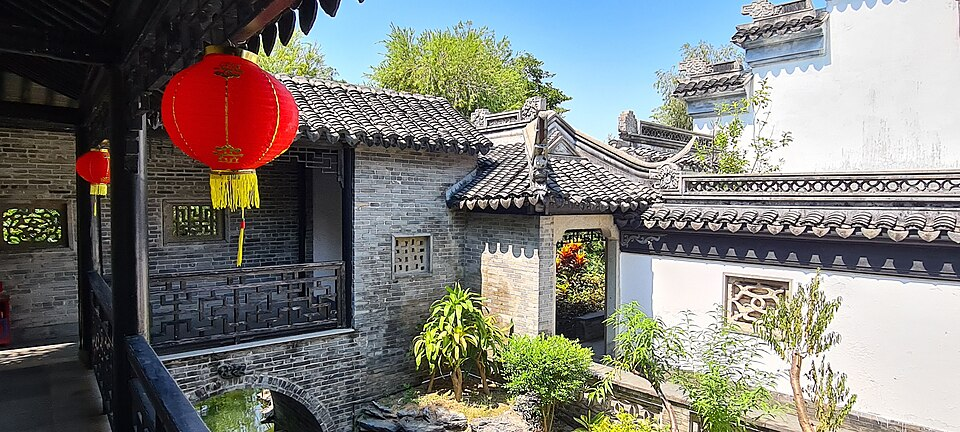
#> input picture 02_数据/refs_src/academy2_00.jpg, 960 x 432 px; its folder holds only this picture in this run
$ python _ref_sheet.py
#> lines starting #> are read from the running program, lines starting #| are printed output that depends on the picture
import glob, os
import cv2, numpy as np
files = sorted(glob.glob('02_数据/refs_src/*.jpg'))
tiles = []
for f in files:
    im = cv2.imdecode(np.fromfile(f, dtype=np.uint8), cv2.IMREAD_COLOR)
#> im is the input picture: shape (432, 960, 3); mean B, G, R 120.4, 124.9, 125.8
    if im is None: continue
    im = cv2.resize(im, (260, 200))
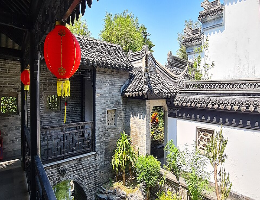
#> im: shape (200, 260, 3); mean B, G, R 120.3, 124.9, 125.8
    cv2.rectangle(im, (0,0), (260,24), (0,0,0), -1)
    cv2.putText(im, os.path.basename(f)[:28], (3,17), cv2.FONT_HERSHEY_SIMPLEX, 0.45, (255,255,255), 1, cv2.LINE_AA)
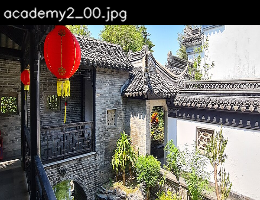
#> im: shape (200, 260, 3); mean B, G, R 102.1, 108.6, 112.7
    tiles.append(im)
cols = 5
rows = (len(tiles)+cols-1)//cols
#> rows = 1
sheet = np.zeros((rows*200, cols*260, 3), np.uint8)
for i, t in enumerate(tiles):
    r, c = divmod(i, cols)
    sheet[r*200:(r+1)*200, c*260:(c+1)*260] = t
#> this loop made 1 pass
#> (r, c) on pass 1: (0, 0)
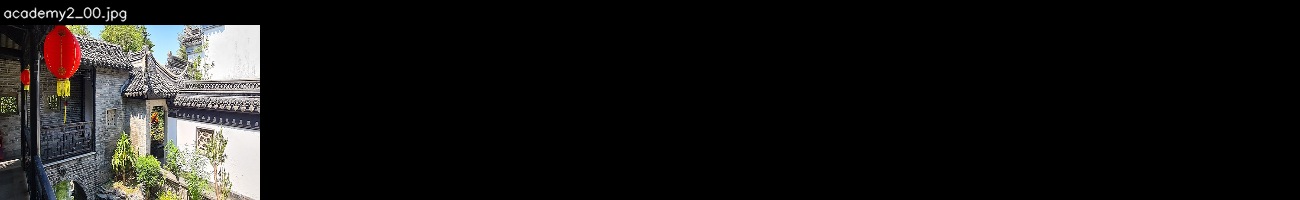
#> sheet: shape (200, 1300, 3); mean B, G, R 20.4, 21.7, 22.5
cv2.imencode('.jpg', sheet)[1].tofile('02_数据/tools/_ref_sheet.jpg')
print('tiles', len(tiles), sheet.shape)
#| tiles 1 (200, 1300, 3)

$ run again, on 02_数据/refs_src/bamboo_21.jpg
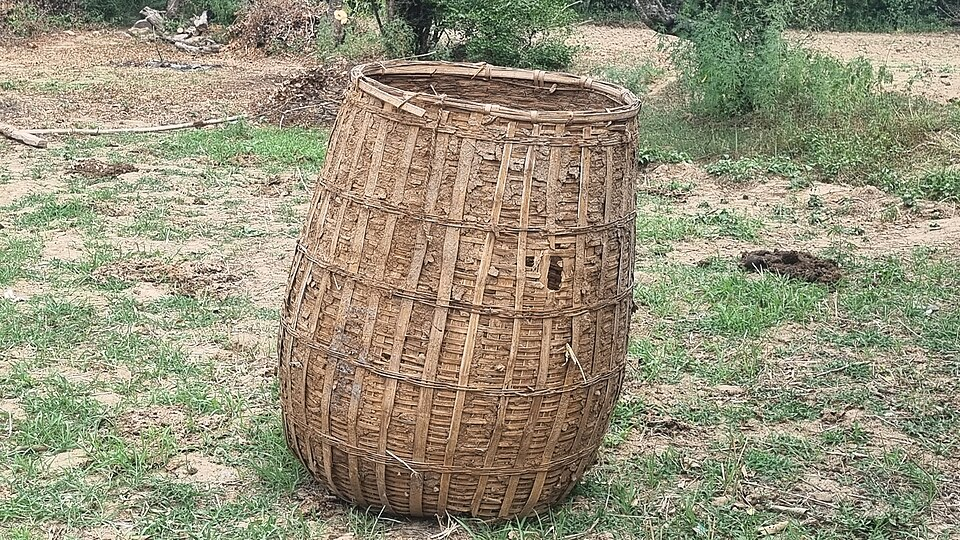
#> input picture 02_数据/refs_src/bamboo_21.jpg, 960 x 540 px
#> im is the input picture: shape (540, 960, 3); mean B, G, R 124.1, 147.4, 151.6
#> `cv2.putText(im, os.path.basename(f)[:28], (3,17), cv2.FONT_HERSHEY_SIM..`:
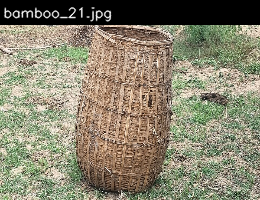
#> im: shape (200, 260, 3); mean B, G, R 111, 131.9, 136.5
#> rows = 1
#> the loop `for i, t in enumerate(tiles):` made 1 pass
#> (r, c) on pass 1: (0, 0)
#> after the loop `for i, t in enumerate(tiles):`:
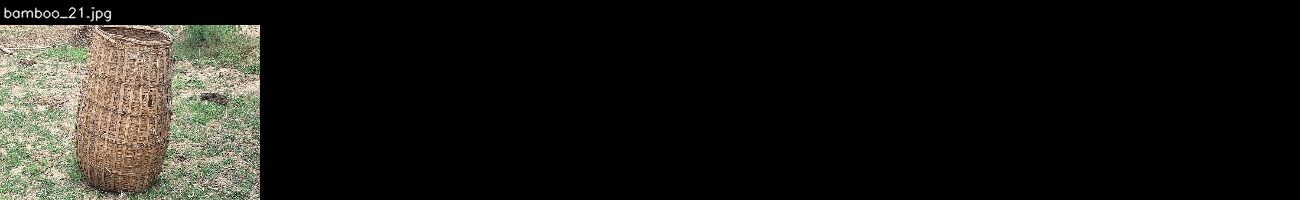
#> sheet: shape (200, 1300, 3); mean B, G, R 22.2, 26.4, 27.3
#| tiles 1 (200, 1300, 3)

$ run again, on 02_数据/refs_src/bamboo_22.jpg
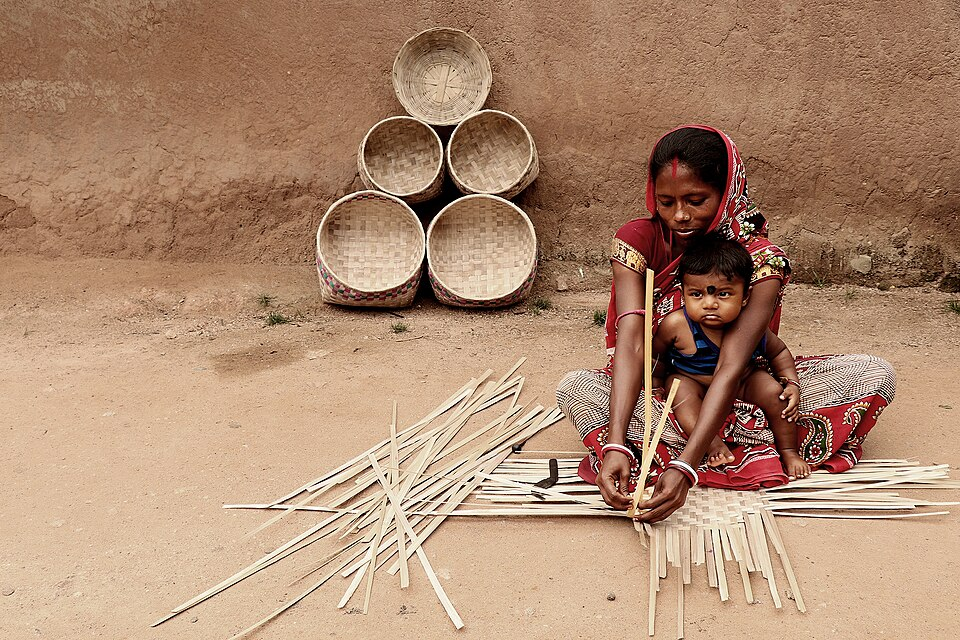
#> input picture 02_数据/refs_src/bamboo_22.jpg, 960 x 640 px
#> im is the input picture: shape (640, 960, 3); mean B, G, R 113.3, 139, 174.5
#> `cv2.putText(im, os.path.basename(f)[:28], (3,17), cv2.FONT_HERSHEY_SIM..`:
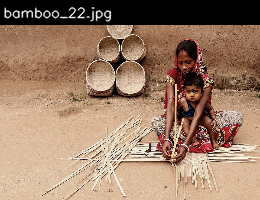
#> im: shape (200, 260, 3); mean B, G, R 103.9, 126.2, 156.7
#> rows = 1
#> the loop `for i, t in enumerate(tiles):` made 1 pass
#> (r, c) on pass 1: (0, 0)
#> after the loop `for i, t in enumerate(tiles):`:
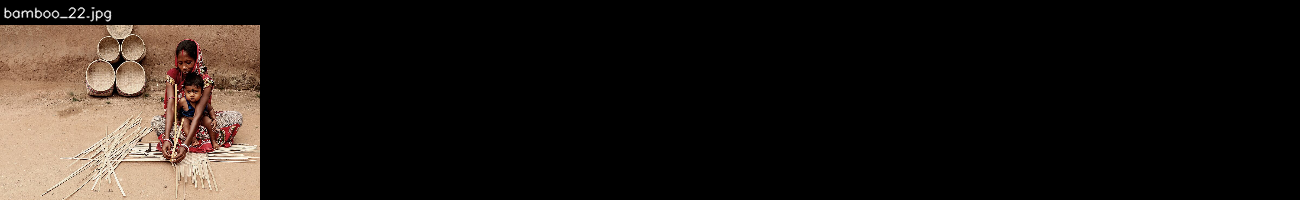
#> sheet: shape (200, 1300, 3); mean B, G, R 20.8, 25.2, 31.3
#| tiles 1 (200, 1300, 3)

$ run again, on 02_数据/refs_src/bamboo_23.jpg
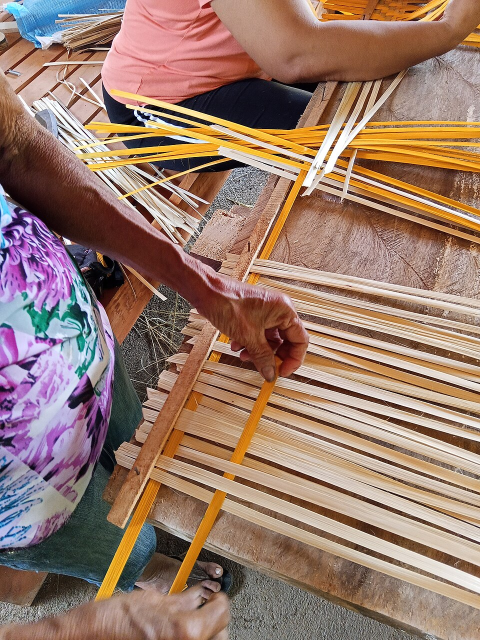
#> input picture 02_数据/refs_src/bamboo_23.jpg, 960 x 1280 px (shown at 1/2 size)
#> im is the input picture: shape (1280, 960, 3); mean B, G, R 108.1, 122.6, 152.6
#> `cv2.putText(im, os.path.basename(f)[:28], (3,17), cv2.FONT_HERSHEY_SIM..`:
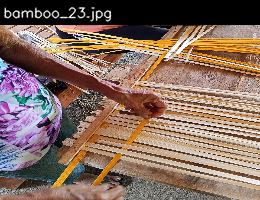
#> im: shape (200, 260, 3); mean B, G, R 95.8, 108.7, 133.1
#> rows = 1
#> the loop `for i, t in enumerate(tiles):` made 1 pass
#> (r, c) on pass 1: (0, 0)
#> after the loop `for i, t in enumerate(tiles):`:
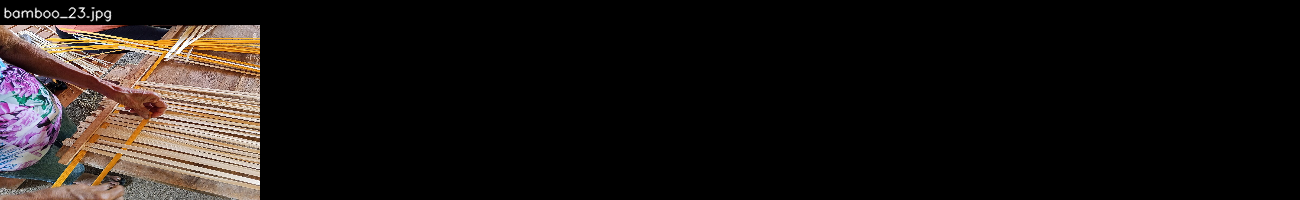
#> sheet: shape (200, 1300, 3); mean B, G, R 19.2, 21.7, 26.6
#| tiles 1 (200, 1300, 3)

$ run again, on 02_数据/refs_src/academy2_01.jpg
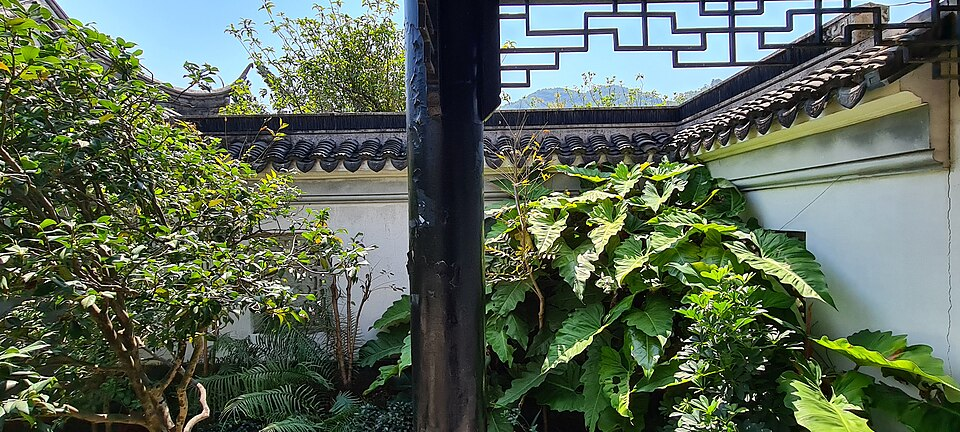
#> input picture 02_数据/refs_src/academy2_01.jpg, 960 x 432 px
#> im is the input picture: shape (432, 960, 3); mean B, G, R 87.4, 104.7, 91.4
#> `cv2.putText(im, os.path.basename(f)[:28], (3,17), cv2.FONT_HERSHEY_SIM..`:
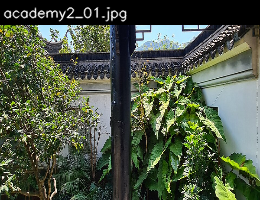
#> im: shape (200, 260, 3); mean B, G, R 69.2, 87.4, 77.2
#> rows = 1
#> the loop `for i, t in enumerate(tiles):` made 1 pass
#> (r, c) on pass 1: (0, 0)
#> after the loop `for i, t in enumerate(tiles):`:
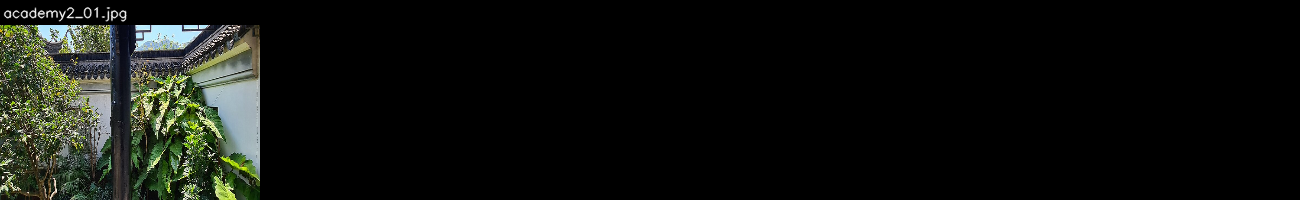
#> sheet: shape (200, 1300, 3); mean B, G, R 13.8, 17.5, 15.4
#| tiles 1 (200, 1300, 3)
